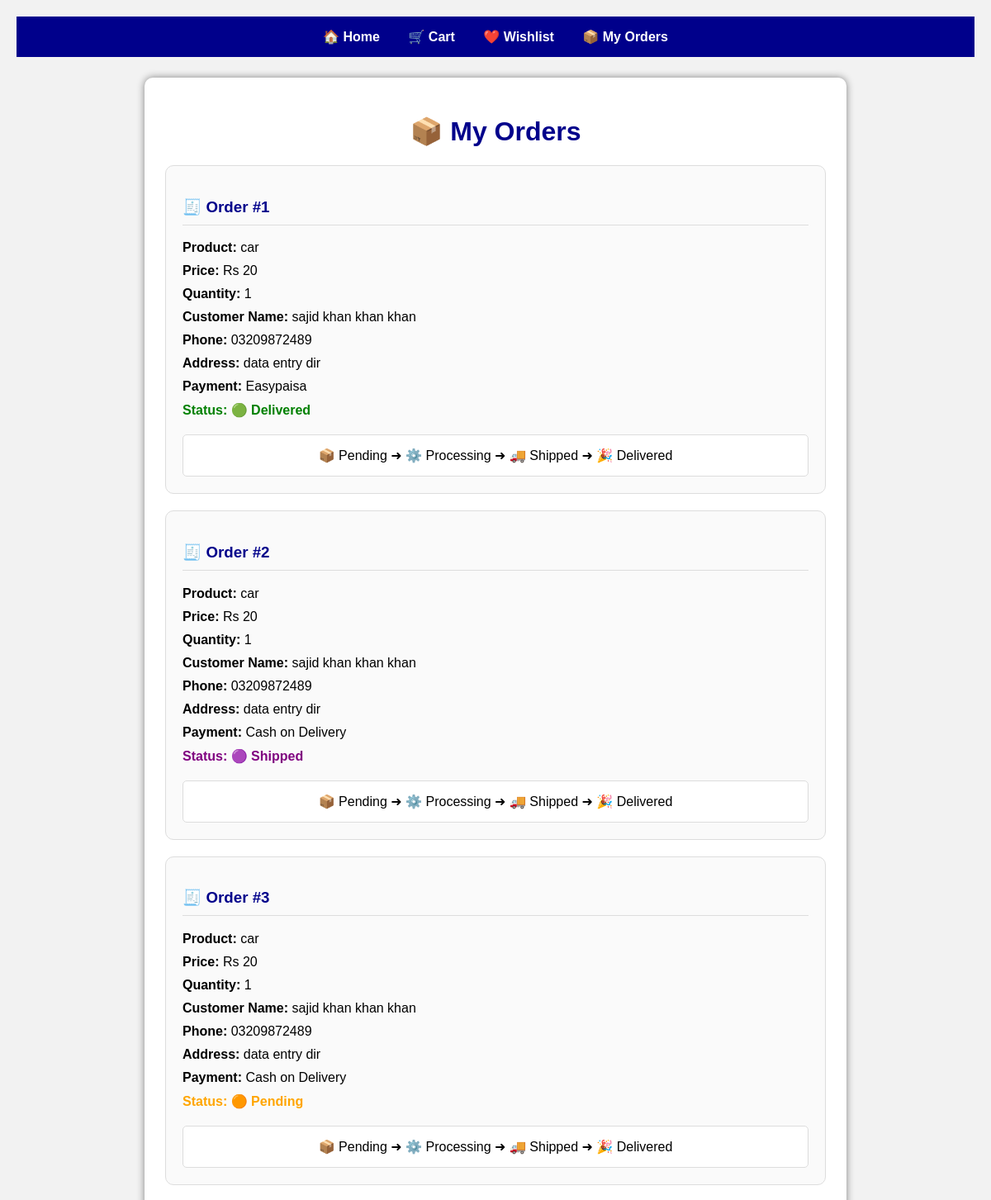
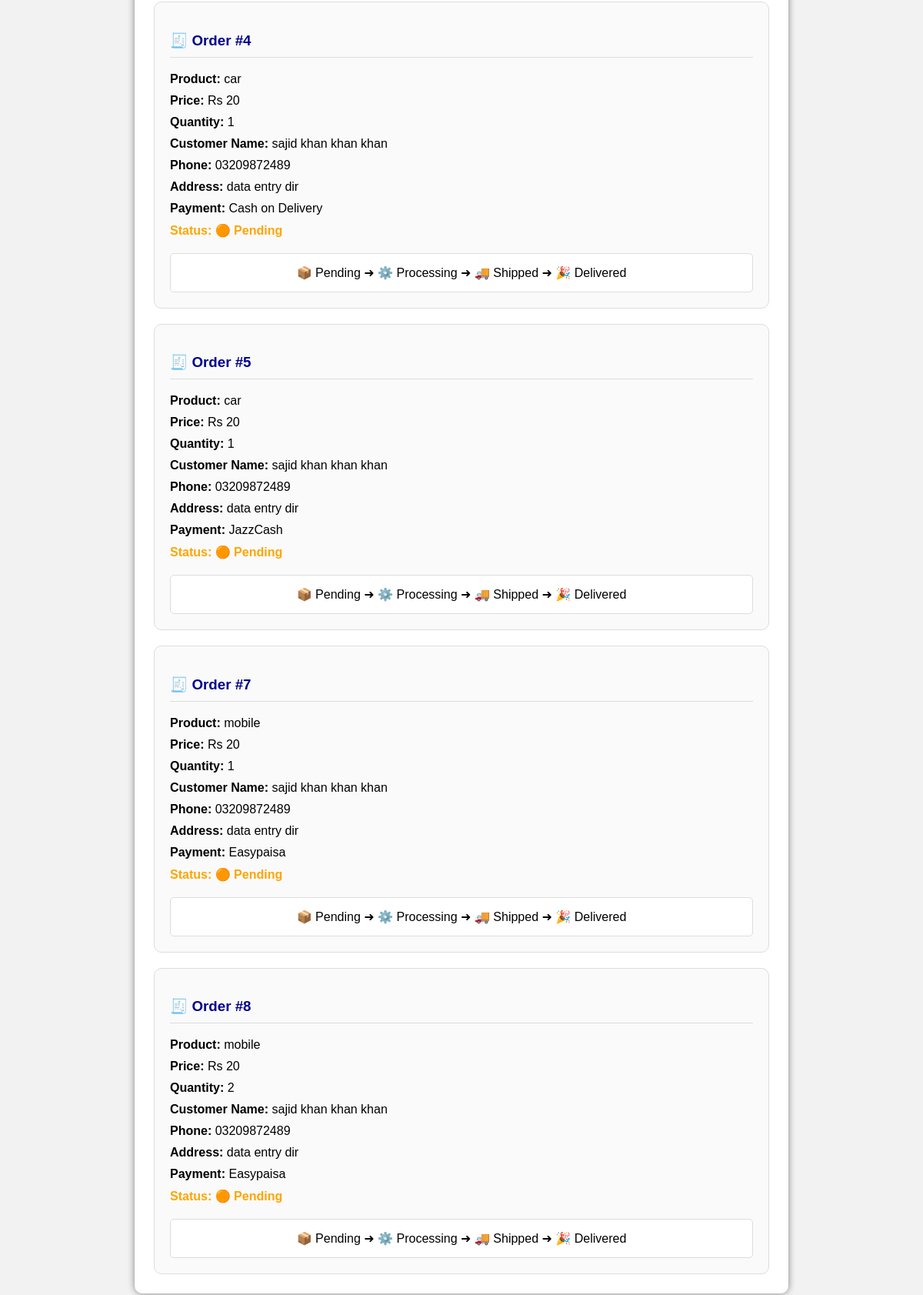
Screenshot of /orders/ (signed in) with the database file from the repository (2 pictures, top to bottom).
### home/models.py (models this page shows, shortened)
class Order(models.Model):
    user = models.ForeignKey(
        User,
        on_delete=models.CASCADE,
        null=True,
        blank=True
    )
    product = models.ForeignKey(
        Product,
        on_delete=models.CASCADE,
        null=True,
        blank=True
    )
    customer_name = models.CharField(max_length=100, default="Unknown")
    phone = models.CharField(max_length=20, default="0000000000")
    address = models.TextField(default="No Address")
    payment_method = models.CharField(max_length=50, default="Cash on Delivery")
    STATUS_CHOICES = [
        ("Pending", "Pending"),
        ("Processing", "Processing"),
        ("Shipped", "Shipped"),
        ("Delivered", "Delivered"),
        ("Cancelled", "Cancelled"),
    ]
    status = models.CharField(
        max_length=20,
        choices=STATUS_CHOICES,
        default="Pending"
    )
    quantity = models.IntegerField(default=1)

class Product(models.Model):
    name = models.CharField(max_length=100)
    price = models.IntegerField()
    description = models.TextField()
    image = CloudinaryField('image')

### home/views.py (the view)
def orders(request):
    orders = Order.objects.filter(user=request.user)
    return render(request, "home/orders.html", {
        "orders": orders
    })

### home/templates/home/orders.html (shortened to what this page needs)
<!DOCTYPE html>
<html>
<head>
</head>
<body>
    <div class="navbar">
        <a href="{% url 'home' %}">
            🏠 Home
        </a>
        <a href="{% url 'cart' %}">
            🛒 Cart
        </a>
        <a href="{% url 'wishlist' %}">
            ❤️ Wishlist
        </a>
        <a href="{% url 'orders' %}">
            📦 My Orders
        </a>
    </div>
    <div class="box">
        <h1>📦 My Orders</h1>
        {% if orders %}
        {% for order in orders %}
        <div class="order">
            <h3>
                🧾 Order #{{ order.id }}
            </h3>
            <p>
                <b>Product:</b>
                {{ order.product.name }}
            </p>
            <p>
                <b>Price:</b>
                Rs {{ order.product.price }}
            </p>
            <p>
                <b>Quantity:</b>
                {{ order.quantity }}
            </p>
            <p>
                <b>Customer Name:</b>
                {{ order.customer_name }}
            </p>
            <p>
                <b>Phone:</b>
                {{ order.phone }}
            </p>
            <p>
                <b>Address:</b>
                {{ order.address }}
            </p>
            <p>
                <b>Payment:</b>
                {{ order.payment_method }}
            </p>
            {% if order.status == "Pending" %}
            <p class="pending">
                <b>Status:</b> 🟠 Pending
            </p>
            {% elif order.status == "Processing" %}
            <p class="processing">
                <b>Status:</b> 🔵 Processing
            </p>
            {% elif order.status == "Shipped" %}
            <p class="shipped">
                <b>Status:</b> 🟣 Shipped
            </p>
            {% elif order.status == "Delivered" %}
            <p class="delivered">
                <b>Status:</b> 🟢 Delivered
            </p>
            {% elif order.status == "Cancelled" %}
            <p class="cancelled">
                <b>Status:</b> 🔴 Cancelled
            </p>
            {% endif %}
            <div class="track">
                📦 Pending
                ➜
                ⚙️ Processing
                ➜
                🚚 Shipped
                ➜
                🎉 Delivered
            </div>
        </div>
        {% endfor %}
        {% endif %}
    </div>
</body>
</html>

### home/templates/home/orders.html (style rules this page uses)
body { font-family: Arial; background: #f2f2f2; margin: 0; padding: 20px; }
.navbar { background: darkblue; padding: 15px; text-align: center; margin-bottom: 25px; }
.navbar a { color: white; text-decoration: none; margin: 0 15px; font-weight: bold; }
.box { width: 90%; max-width: 800px; margin: auto; background: white; padding: 25px; border-radius: 10px; box-shadow: 0 0 10px gray; }
h1 { text-align: center; color: darkblue; }
.order { border: 1px solid #ddd; padding: 20px; margin-top: 20px; border-radius: 10px; background: #fafafa; }
.order h3 { color: darkblue; border-bottom: 1px solid #ddd; padding-bottom: 10px; }
.order p { margin: 10px 0; }
.pending { color: orange; font-weight: bold; }
.shipped { color: purple; font-weight: bold; }
.delivered { color: green; font-weight: bold; }
.track { margin-top: 20px; padding: 15px; background: white; border-radius: 5px; text-align: center; border: 1px solid #ddd; }

### rows the page displays
Order: id "1", product.name "car", product.price "20", quantity "1", customer_name "sajid khan khan khan", phone "03209872489", address "data entry dir", payment_method "Easypaisa", shows "Status:", status "🟢 Delivered"
Order: id "2", product.name "car", product.price "20", quantity "1", customer_name "sajid khan khan khan", phone "03209872489", address "data entry dir", payment_method "Cash on Delivery", shows "Status:", status "🟣 Shipped"
Order: id "3", product.name "car", product.price "20", quantity "1", customer_name "sajid khan khan khan", phone "03209872489", address "data entry dir", payment_method "Cash on Delivery", shows "Status:", status "🟠 Pending"
Order: id "4", product.name "car", product.price "20", quantity "1", customer_name "sajid khan khan khan", phone "03209872489", address "data entry dir", payment_method "Cash on Delivery", shows "Status:", status "🟠 Pending"
Order: id "5", product.name "car", product.price "20", quantity "1", customer_name "sajid khan khan khan", phone "03209872489", address "data entry dir", payment_method "JazzCash", shows "Status:", status "🟠 Pending"
Order: id "7", product.name "mobile", product.price "20", quantity "1", customer_name "sajid khan khan khan", phone "03209872489", address "data entry dir", payment_method "Easypaisa", shows "Status:", status "🟠 Pending"
Order: id "8", product.name "mobile", product.price "20", quantity "2", customer_name "sajid khan khan khan", phone "03209872489", address "data entry dir", payment_method "Easypaisa", shows "Status:", status "🟠 Pending"
